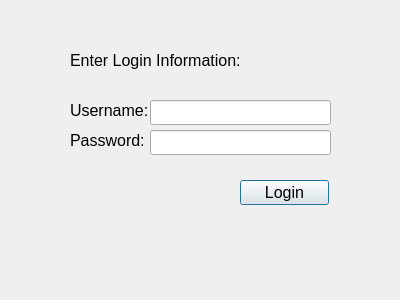
<?xml version="1.0" encoding="UTF-8"?>
<ui version="4.0">
 <class>Login</class>
 <widget class="QDialog" name="Login">
  <property name="geometry">
   <rect>
    <x>0</x>
    <y>0</y>
    <width>400</width>
    <height>300</height>
   </rect>
  </property>
  <property name="windowTitle">
   <string>Dialog</string>
  </property>
  <widget class="QLabel" name="userLabel">
   <property name="geometry">
    <rect>
     <x>70</x>
     <y>100</y>
     <width>81</width>
     <height>21</height>
    </rect>
   </property>
   <property name="font">
    <font>
     <pointsize>12</pointsize>
    </font>
   </property>
   <property name="text">
    <string>Username: </string>
   </property>
  </widget>
  <widget class="QLabel" name="passLabel">
   <property name="geometry">
    <rect>
     <x>70</x>
     <y>130</y>
     <width>81</width>
     <height>21</height>
    </rect>
   </property>
   <property name="font">
    <font>
     <pointsize>12</pointsize>
    </font>
   </property>
   <property name="text">
    <string>Password:</string>
   </property>
  </widget>
  <widget class="QLineEdit" name="user">
   <property name="geometry">
    <rect>
     <x>150</x>
     <y>100</y>
     <width>181</width>
     <height>25</height>
    </rect>
   </property>
   <property name="font">
    <font>
     <pointsize>12</pointsize>
    </font>
   </property>
  </widget>
  <widget class="QLineEdit" name="pass">
   <property name="geometry">
    <rect>
     <x>150</x>
     <y>130</y>
     <width>181</width>
     <height>25</height>
    </rect>
   </property>
   <property name="font">
    <font>
     <pointsize>12</pointsize>
    </font>
   </property>
   <property name="echoMode">
    <enum>QLineEdit::Password</enum>
   </property>
  </widget>
  <widget class="QPushButton" name="login">
   <property name="geometry">
    <rect>
     <x>240</x>
     <y>180</y>
     <width>89</width>
     <height>25</height>
    </rect>
   </property>
   <property name="font">
    <font>
     <pointsize>12</pointsize>
    </font>
   </property>
   <property name="text">
    <string>Login</string>
   </property>
   <property name="icon">
    <iconset resource="icons.qrc">
     <normaloff>:/login.png</normaloff>:/login.png</iconset>
   </property>
  </widget>
  <widget class="QLabel" name="label">
   <property name="geometry">
    <rect>
     <x>70</x>
     <y>50</y>
     <width>201</width>
     <height>21</height>
    </rect>
   </property>
   <property name="font">
    <font>
     <pointsize>12</pointsize>
    </font>
   </property>
   <property name="text">
    <string>Enter Login Information: </string>
   </property>
  </widget>
 </widget>
 <resources>
  <include location="icons.qrc"/>
 </resources>
 <connections/>
</ui>
